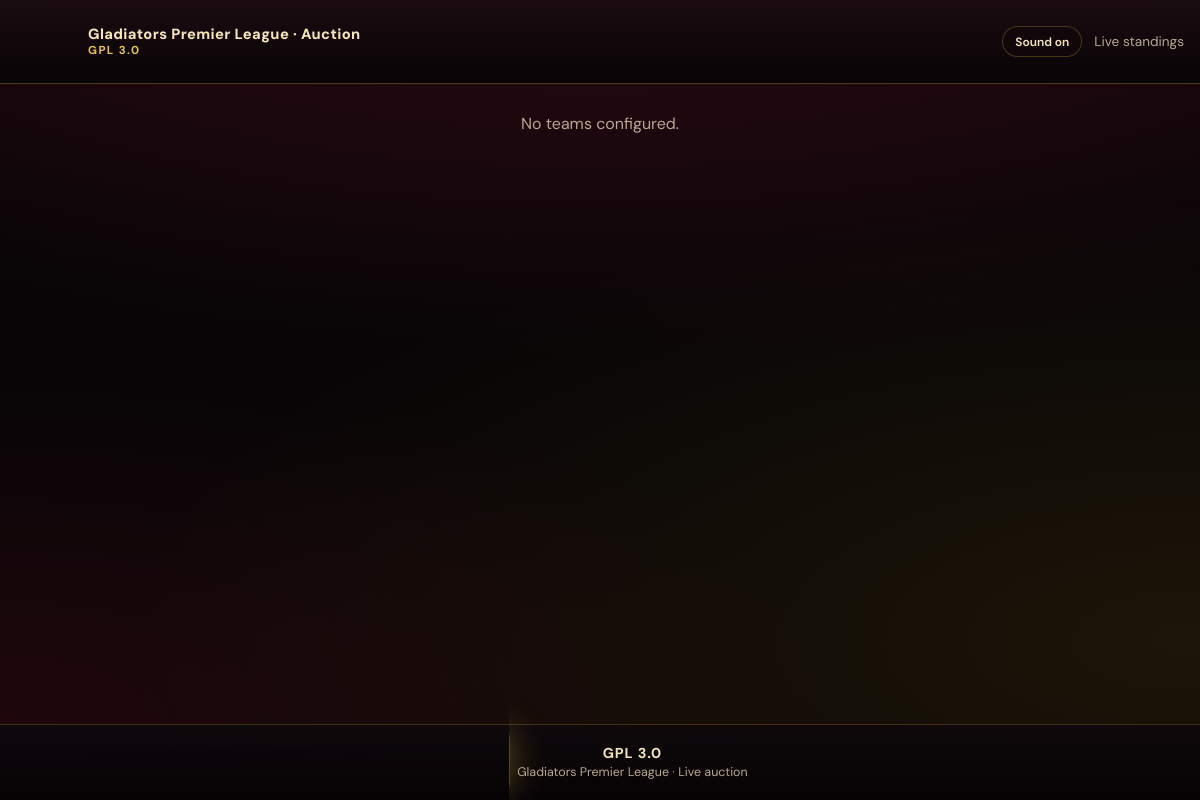
The page /leaderboard on the database as committed earlier.
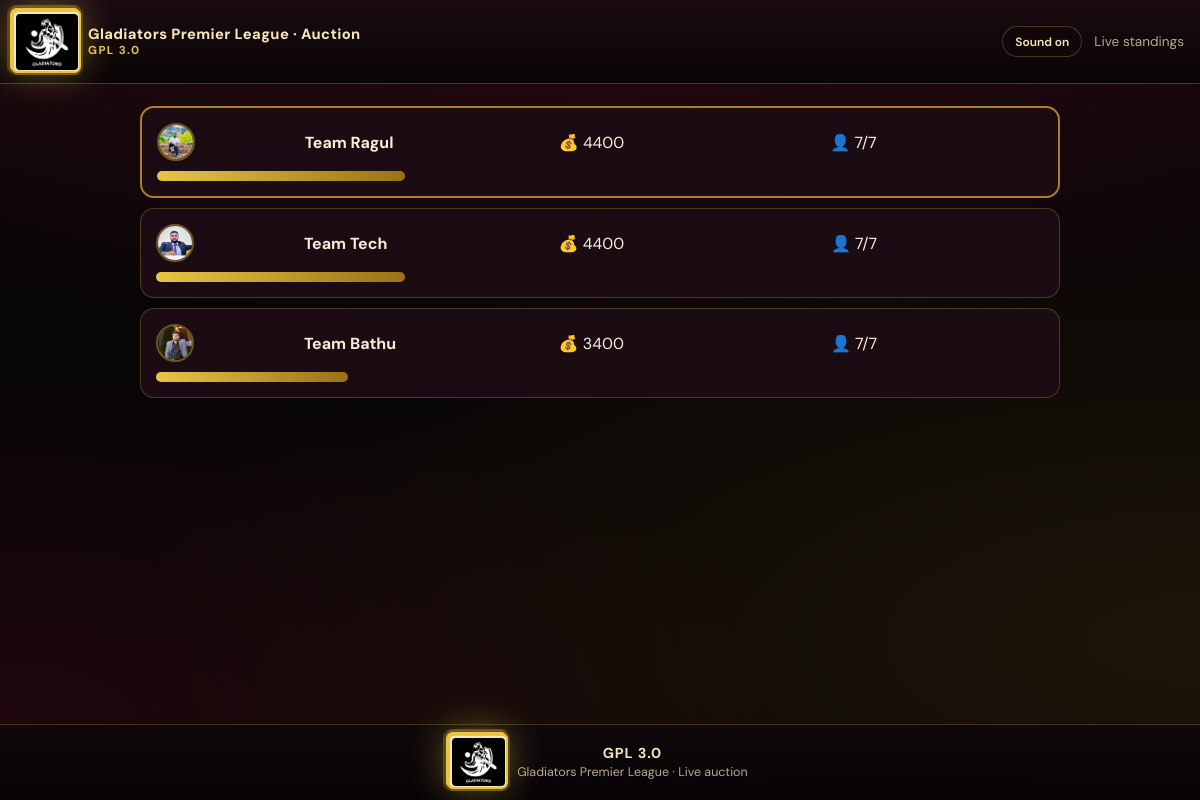
The same page on the database as committed later.
### models.py (models this page shows)
class Team(db.Model):
    id = db.Column(db.Integer, primary_key=True)
    team_name = db.Column(db.String(100))
    username = db.Column(db.String(100), unique=True)
    password = db.Column(db.String(100))
    total_points = db.Column(db.Integer, default=10000)
    remaining_points = db.Column(db.Integer, default=10000)
    players_bought = db.Column(db.Integer, default=0)
    is_ready = db.Column(db.Boolean, default=False)
    captain_photo = db.Column(db.String(255), nullable=True)
    finals_team_theme = db.Column(
        db.String(16), default="multi"
    )  # multi | blue | red | yellow — final squad export card base

### app.py (the view)
@app.route("/leaderboard")
def leaderboard():
    teams = Team.query.order_by(Team.remaining_points.desc()).all()
    return render_template("leaderboard.html", teams=teams)

### app.py (called while the page is built)
@app.context_processor
def branding_assets():
    png_path = os.path.join(app.root_path, "static", "images", "gladiators-logo.png")
    return {"use_gladiators_png": os.path.isfile(png_path)}

@app.before_request
def ensure_sessions():
    session.permanent = True

### templates/leaderboard.html (shortened to what this page needs)
<!DOCTYPE html>
<html lang="en">
<head>
  <link rel="stylesheet" href="/static/css/style.css">
</head>
<body>
{% from 'includes/macros.html' import captain_face %}
<header class="screen-header">
  {% include 'includes/brand_bar.html' %}
  <button type="button" class="sound-toggle" data-sound-toggle aria-pressed="true">Sound on</button>
  <nav class="nav-links">
    <span style="color:var(--muted);font-size:0.85rem;">Live standings</span>
  </nav>
</header>
<div class="board" style="width:min(920px,95%);margin:0.75rem auto 1.25rem;flex:1;">
  {% set max_pts = teams[0].remaining_points if teams else 1 %}
  <div id="lb-rows">
    {% for t in teams %}
    <div class="team {% if loop.first %}top{% endif %}" data-team="{{ t.id }}">
      <div style="width:min(100%,10%);min-width:42px;">
        {{ captain_face(t) }}
      </div>
      <div style="width:min(100%,22%);">
        <h3 style="margin:0;font-size:1rem;">{{ t.team_name }}</h3>
      </div>
      <div class="lb-rem" style="width:min(100%,24%);">💰 {{ t.remaining_points }}</div>
      <div class="lb-players" style="width:min(100%,24%);">👤 {{ t.players_bought }}/7</div>
      <div style="width:min(100%,28%);">
        <div class="bar" style="width: {{ (t.remaining_points / max_pts * 100) | round(1) }}%;"></div>
      </div>
    </div>
    {% else %}
    <p style="text-align:center;color:var(--muted);">No teams configured.</p>
    {% endfor %}
  </div>
</div>
{% include 'includes/league_footer.html' %}
</body>
</html>

### templates/includes/macros.html
{% macro captain_face(team, extra_class='') -%}
  {% if team.captain_photo %}
    <img class="cap-avatar {{ extra_class }}" src="{{ url_for('static', filename='uploads/' + team.captain_photo) }}" alt="">
  {% else %}
    {% set nm = team.team_name or '?' %}
    <span class="cap-avatar cap-avatar--placeholder {{ extra_class }}" aria-hidden="true">{{ nm[0]|upper }}</span>
  {% endif %}
{%- endmacro %}

### templates/includes/brand_bar.html
<div class="brand-lockup">
  <img
    {% if use_gladiators_png %}
    src="{{ url_for('static', filename='images/gladiators-logo.png') }}"
    {% else %}
    src="{{ url_for('static', filename='images/gladiators-logo.svg') }}"
    {% endif %}
    width="640"
    height="160"
    alt="Gladiators Premier League"
    class="club-logo club-logo--wide{% if use_gladiators_png %} club-logo--outline-gold{% endif %}"
    decoding="async"
    fetchpriority="high"
  >
  <div class="brand-text">
    <span class="brand-auction brand-auction--full">Gladiators Premier League · Auction</span>
    <span class="brand-tag">GPL 3.0</span>
  </div>
</div>

### templates/includes/league_footer.html
<footer class="league-footer" role="contentinfo">
  <div class="league-footer__inner">
    <img
      {% if use_gladiators_png %}
      src="{{ url_for('static', filename='images/gladiators-logo.png') }}"
      {% else %}
      src="{{ url_for('static', filename='images/gladiators-logo.svg') }}"
      {% endif %}
      width="640"
      height="160"
      alt=""
      class="league-footer__logo league-footer__logo--wide{% if use_gladiators_png %} club-logo--outline-gold{% endif %}"
      decoding="async"
      loading="lazy"
    >
    <div class="league-footer__text">
      <strong class="league-footer__gpl">GPL 3.0</strong>
      <span class="league-footer__sub">Gladiators Premier League · Live auction</span>
    </div>
  </div>
</footer>

### static/css/style.css (style rules this page uses)
:root { --bg: #070506; --surface: #12080c; --raised: #1a0c12; --border: rgba(212, 175, 55, 0.28); --text: #f8efd8; --muted: #b8a88f; --gold: #e8c547; --gold-soft: #f5e6b8; --gold-dim: #9a7214; --blood: #8b1538; --blood-deep: #4a0a18; --warning: var(--gold-soft); --danger: #ff6b7a; --accent: var(--gold); --accent-dim: var(--gold-dim); --radius: 14px; --font: "DM Sans", system-ui, sans-serif; }
* { box-sizing: border-box; }
body { margin: 0; font-family: var(--font); background: radial-gradient(ellipse 110% 70% at 50% -25%, rgba(139, 21, 56, 0.38), transparent), radial-gradient(ellipse 90% 55% at 100% 80%, rgba(184, 137, 20, 0.12), transparent), radial-gradient(ellipse 70% 45% at 0% 90%, rgba(74, 10, 24, 0.35), transparent), var(--bg); color: var(--text); min-height: 100vh; line-height: 1.45; padding: env(safe-area-inset-top) env(safe-area-inset-right) env(safe-area-inset-bottom) env(safe-area-inset-left); display: flex; flex-direction: column; }
.screen-header { padding: 0.85rem 1rem; background: linear-gradient(180deg, rgba(26, 12, 18, 0.97), rgba(8, 4, 6, 0.94)); backdrop-filter: blur(12px); border-bottom: 1px solid var(--border); display: flex; flex-wrap: wrap; align-items: center; justify-content: space-between; gap: 0.75rem; }
.brand-lockup { display: flex; align-items: center; gap: 0.65rem; min-width: 0; flex: 1 1 200px; }
.brand-text { display: flex; flex-direction: column; gap: 0.08rem; line-height: 1.12; min-width: 0; }
.brand-auction { font-size: clamp(0.88rem, 2.6vw, 1.15rem); font-weight: 800; color: var(--text); }
.brand-auction--full { font-size: clamp(0.68rem, 1.85vw, 0.92rem); font-weight: 800; letter-spacing: 0.025em; color: var(--gold-soft); line-height: 1.25; }
.brand-tag { font-size: clamp(0.58rem, 1.5vw, 0.72rem); font-weight: 700; letter-spacing: 0.12em; text-transform: uppercase; color: var(--gold); }
.club-logo { flex-shrink: 0; border-radius: 12px; object-fit: contain; box-shadow: 0 0 0 1px rgba(212, 175, 55, 0.35), 0 8px 28px rgba(0, 0, 0, 0.45); }
.club-logo--outline-gold { filter: drop-shadow(0 1.5px 0 #f5e6b8) drop-shadow(0 -1.5px 0 #f5e6b8) drop-shadow(1.5px 0 0 #f5e6b8) drop-shadow(-1.5px 0 0 #f5e6b8) drop-shadow(1.5px 1.5px 0 #e8c547) drop-shadow(-1.5px 1.5px 0 #e8c547) drop-shadow(1.5px -1.5px 0 #e8c547) drop-shadow(-1.5px -1.5px 0 #e8c547) drop-shadow(0 2.5px 0 rgba(154, 114, 20, 0.55)) drop-shadow(0 -2.5px 0 rgba(154, 114, 20, 0.45)) drop-shadow(2.5px 0 0 rgba(154, 114, 20, 0.45)) drop-shadow(-2.5px 0 0 rgba(154, 114, 20, 0.45)) drop-shadow(0 0 18px rgba(232, 197, 71, 0.38)); }
.club-logo--wide { height: 56px; width: auto; max-width: min(92vw, 380px); border-radius: 4px; box-shadow: none; image-rendering: auto; }
.league-footer { margin-top: auto; padding: 0.85rem 1rem calc(0.85rem + env(safe-area-inset-bottom)); background: linear-gradient(0deg, rgba(6, 3, 5, 0.98), rgba(14, 8, 12, 0.92)); border-top: 1px solid var(--border); }
.league-footer__inner { max-width: 1400px; margin: 0 auto; display: flex; align-items: center; justify-content: center; gap: 0.75rem; flex-wrap: wrap; }
.league-footer__logo { border-radius: 10px; object-fit: contain; flex-shrink: 0; box-shadow: 0 4px 18px rgba(0, 0, 0, 0.35); }
.league-footer__logo--wide { height: 48px; width: auto; max-width: min(92vw, 340px); border-radius: 4px; box-shadow: none; image-rendering: auto; }
.league-footer__text { display: flex; flex-direction: column; gap: 0.15rem; line-height: 1.2; text-align: center; }
.league-footer__gpl { font-size: clamp(0.75rem, 2vw, 0.9rem); color: var(--gold-soft); letter-spacing: 0.06em; }
.league-footer__sub { font-size: clamp(0.65rem, 1.6vw, 0.78rem); color: var(--muted); }
.cap-avatar { width: 38px; height: 38px; border-radius: 50%; object-fit: cover; border: 2px solid rgba(212, 175, 55, 0.45); flex-shrink: 0; vertical-align: middle; }
.sound-toggle { flex-shrink: 0; padding: 0.4rem 0.75rem; border-radius: 999px; border: 1px solid var(--border); background: rgba(18, 8, 12, 0.85); color: var(--gold-soft); font-family: inherit; font-size: 0.75rem; font-weight: 600; cursor: pointer; -webkit-tap-highlight-color: transparent; }
.nav-links { display: flex; flex-wrap: wrap; gap: 0.75rem 1.25rem; font-size: 0.9rem; }

Rows that differ between the two databases and show on the page:
added Team: captain_photo (picture), team_name "Team Ragul", remaining_points "4400", players_bought "7"
added Team: captain_photo (picture), team_name "Team Tech", remaining_points "4400", players_bought "7"
added Team: captain_photo (picture), team_name "Team Bathu", remaining_points "3400", players_bought "7"
Other text that changed with them:
text no longer shown: "No teams configured."
